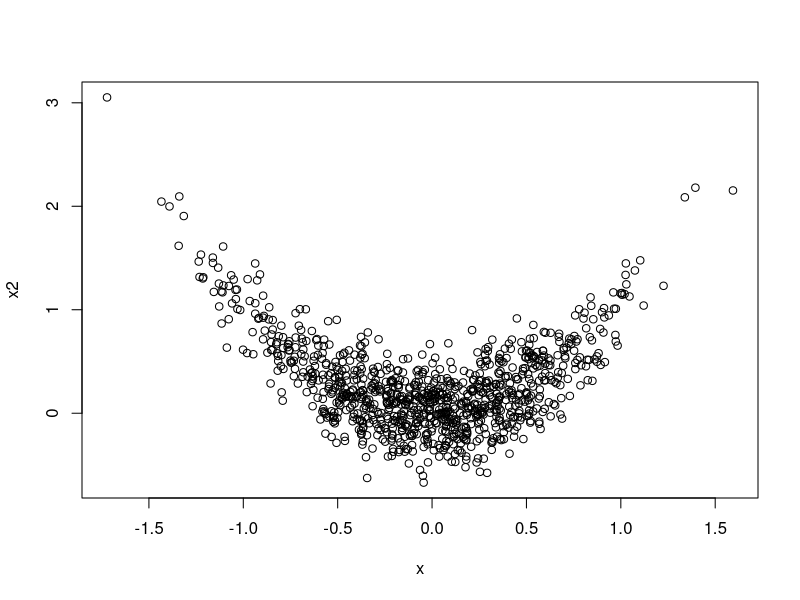
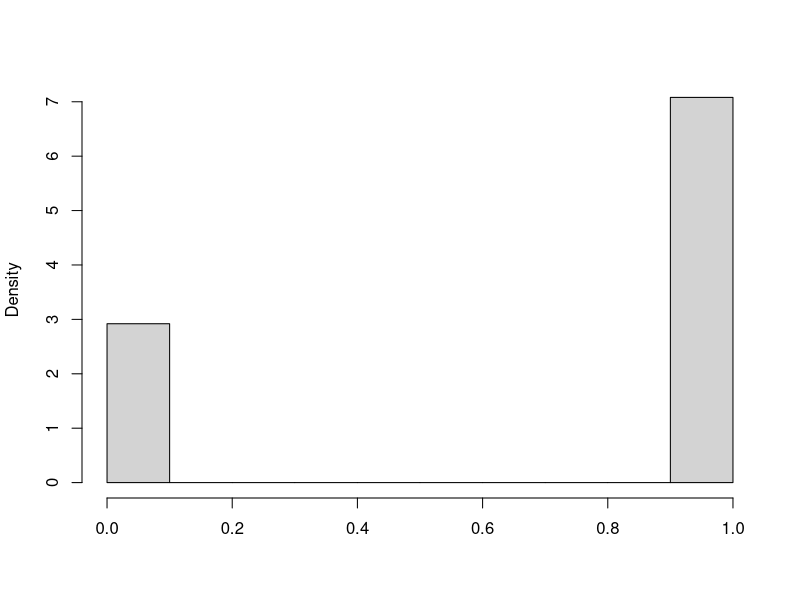
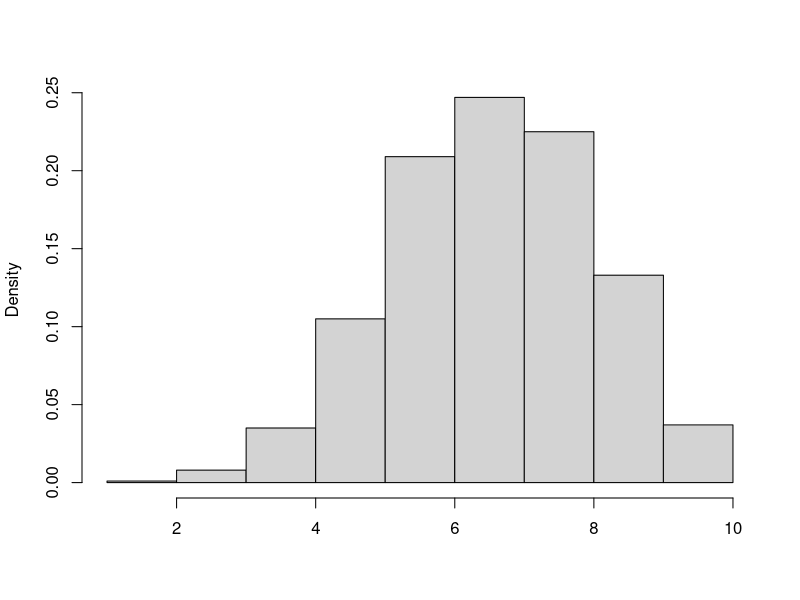
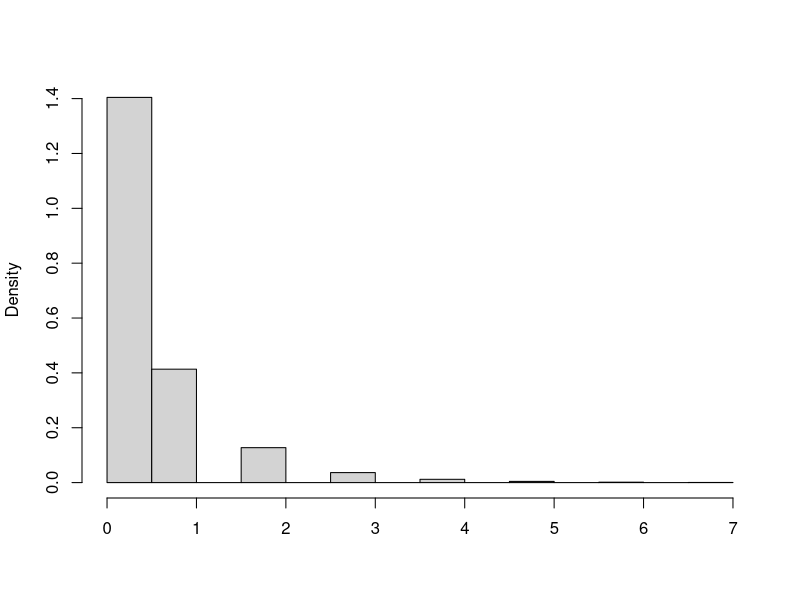
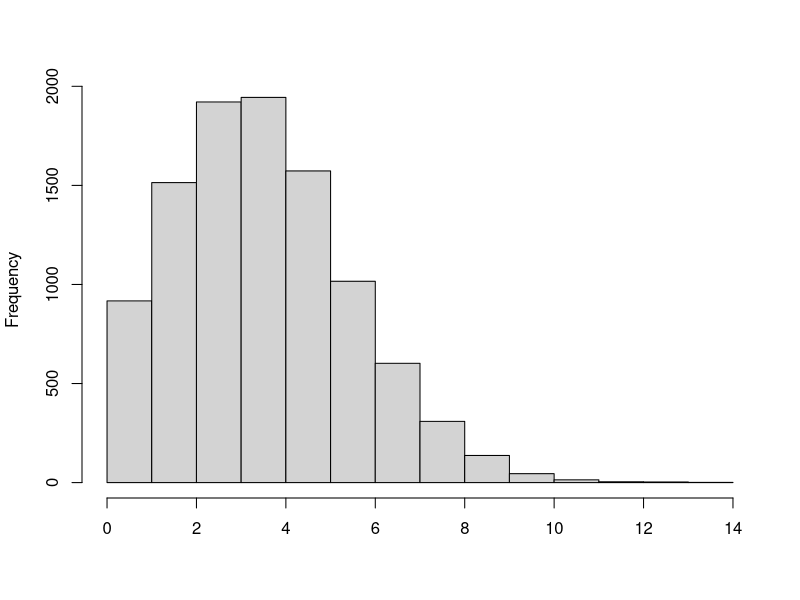
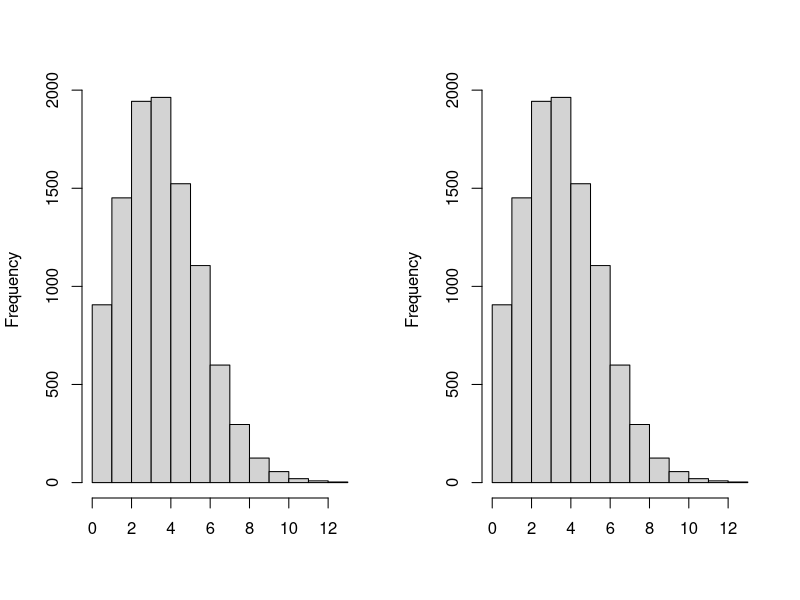
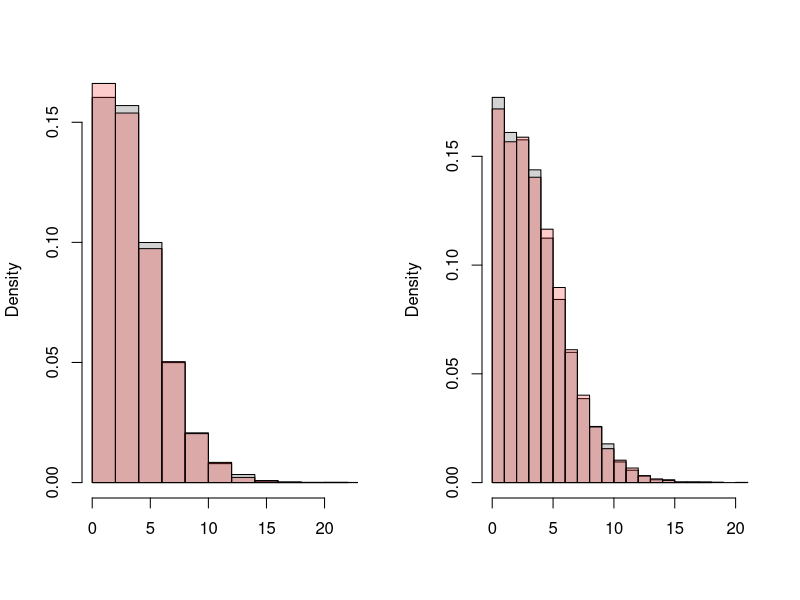

The R script that drew these images, in order:
## ---- chunk 1
knitr::opts_chunk$set(echo=TRUE)
## ---- chunk 2
x <- c(1,2,3,4,5)
sum(x)
## ---- chunk 3
x <- c(1,2,3,4,5)
prod(x)
## ---- chunk 4
val.sum <- 0 
for(i in 1:length(x)) val.sum <- val.sum + x[i]
val.sum

val.prod <- 1 
for(i in 1:length(x)) val.prod <- val.prod * x[i]
val.prod
## ---- chunk 5
## p(male fish) = 0.2, p(female fish) = 0.8
0*0.2 + 0.8*1
## ---- chunk 6
## p(male fish) = 0.3, p(female fish) = 0.7
x <- sample(c("male", "female"), 10, prob = c(0.3,0.7), replace = TRUE)
sum(x == "female")/10

mean(x == "female")
## ---- chunk 7
## p(male fish) = 0.3, p(female fish) = 0.7
x <- sample(c("male", "female"), 10, prob = c(0.3,0.7), replace = TRUE)
avg <- sum(x == "female")/10
sum(((x == "female") - avg)^2)/9

var((x == "female")*1)
## ---- chunk 8
  ## Check Variance without that n-1 correction.
  VarWrong <- function(x){sum((x-mean(x))^2)/length(x)}
  var.w <- NULL; var.c <- NULL;
  for(i in 1:1000){
    smp.data <- rnorm(10, 0, 1.2)
    var.w <- c(var.w, VarWrong(smp.data))
  } 
## ---- chunk 9
  ## Bias of variance
  mean(var.w - 1.2^2)    

  ## Bias correction factor n/n-1...
  var.c <- var.w*10/9
  mean(var.c - 1.2^2)
## ---- chunk 10
x <- rnorm(1000, 0, 0.5)
x2 <- x^2 + rnorm(1000, 0, 0.25)
cov(x, x2)
## ---- chunk 11
plot(x, x2)
## ---- chunk 12
  rb <- rbinom(1000, size = 1, prob = 0.7)
  hist(rb, xlab = "", main = "", freq = FALSE)
## ---- chunk 13
  rbn <- rbinom(1000, size = 10, prob = 0.7)
  hist(rbn, xlab = "", main = "", freq = FALSE)
## ---- chunk 14
  rg <- rgeom(10000, prob = 0.7) # This returns the number of failures.
  hist(rg, xlab = "", main = "", freq = FALSE)
## ---- chunk 15
  rp <- rpois(10000, lambda = 4)
  hist(rp, main = "", xlab = "", freq = TRUE)  
## ---- chunk 16
  rp <- rpois(10000, lambda = 4)
  rb <- rbinom(10000, prob = 4/1000000, size = 1000000)
  par(mfrow = c(1,2))
  hist(rp, main = "", xlab = "", freq = TRUE)  
  hist(rp, main = "", xlab = "", freq = TRUE)
## ---- chunk 17
  rnb.mu <- rnbinom(10000, mu = 4, size = 5)
  p <- 1/(1+4/5)
  rnb.p <- rnbinom(10000, p = p, size = 5)

  hist(rnb.mu, main = "", xlab = "", freq = FALSE)
  hist(rnb.p, add=TRUE, col = rgb(1, 0, 0, alpha = 0.2), freq = FALSE)
## ---- chunk 18
  p <- 1/(1+4/5)
  rnb.p <- rnbinom(10000, p = p, size = 5)
  scale <- (1-p)/p
  shape = 5
  
  lam <- rgamma(10000, scale = scale, shape = shape)
  pois.gam <- rpois(10000, lambda = lam)
## ---- chunk 19
  hist(rnb.p, main = "", xlab = "", freq = FALSE)
  hist(pois.gam, add=TRUE, col = rgb(1, 0, 0, alpha = 0.2), freq = FALSE)
